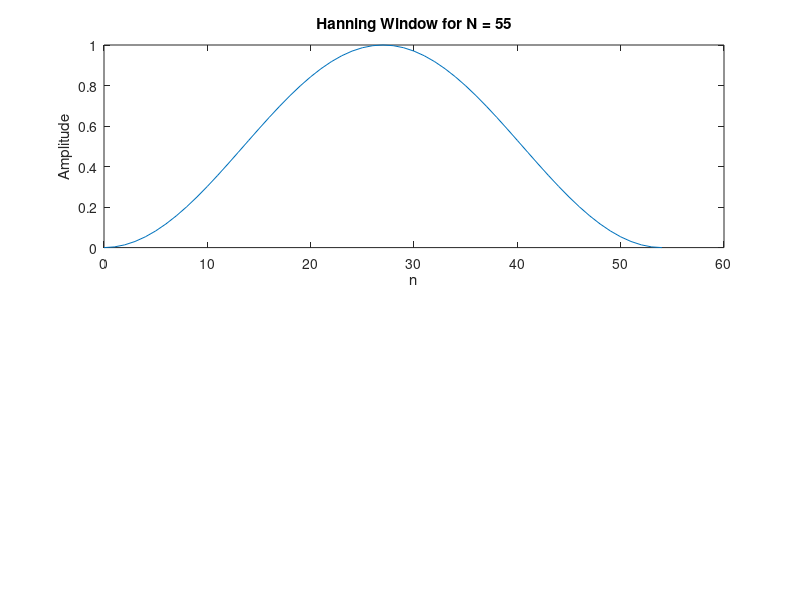

The MATLAB source for this figure: (Note: this script raises an error after producing the figure.)
clc;
clear all;
close all;

N = 55;%  N values are taken as 15 or 55
n=0:(N-1);
hanning_window = 0.5 * (1 - cos(2 * pi * n / (N - 1))); %Hanning window

subplot(2,1,1)
plot(n,hanning_window);
title('Hanning Window for N = 55');
xlabel('n');
ylabel('Amplitude');
spectrum_hanning_window = abs(fft_radix2([hanning_window,zeros(1,256-length(hanning_window))])); %zero padding to make N power of 2
frequencies = linspace(0, 1, length(spectrum_hanning_window));
spectrum_hanning= [spectrum_hanning_window(length(spectrum_hanning_window)/2:length(spectrum_hanning_window)),spectrum_hanning_window(1:length(spectrum_hanning_window)/2)];
subplot(2,1,2)
plot(-length(frequencies)/2:length(frequencies)/2, spectrum_hanning);
title('Magnitude Spectrum of Hanning Window');
xlabel('Frequency');
ylabel('Magnitude');

figure;
plot(linspace(-1, 1, length(spectrum_hanning)),20*log10(abs(spectrum_hanning)/max(abs(spectrum_hanning))));
xlabel('Normalized Frequency');
ylabel('Magnitude (dB)');
title('Magnitude Response of Hanning Window');

fvtool(hanning_window)

function X = fft_radix2(x) %function to calculate DFT
N = length(x);
if N <= 1
X = x;
else
even = fft_radix2(x(1:2:end));
odd = fft_radix2(x(2:2:end));
factor = exp(-2i * pi / N);
X = [even + factor.^(0:N/2-1) .* odd, even - factor.^(0:N/2-1) .* odd];
end
end
